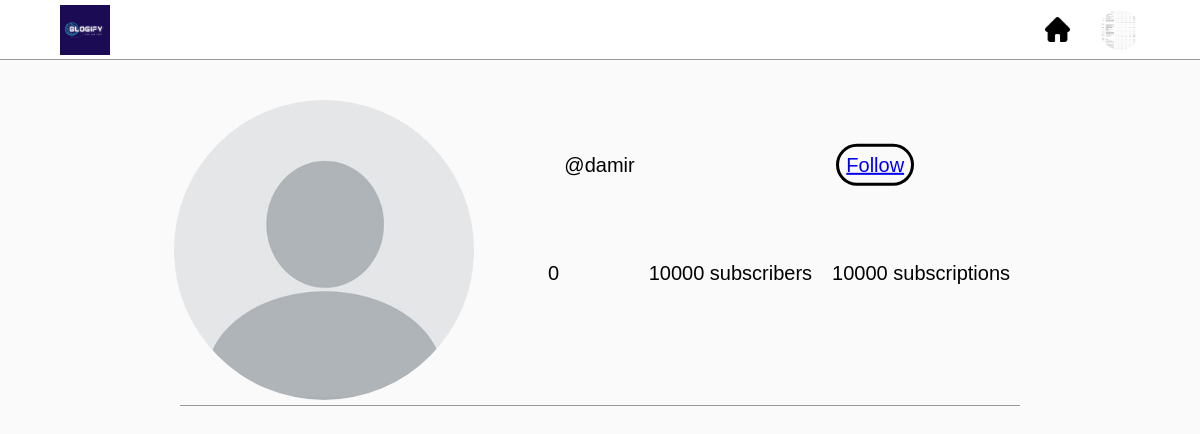
/profiles/damir/ (signed in), run on an earlier commit of the app's database.
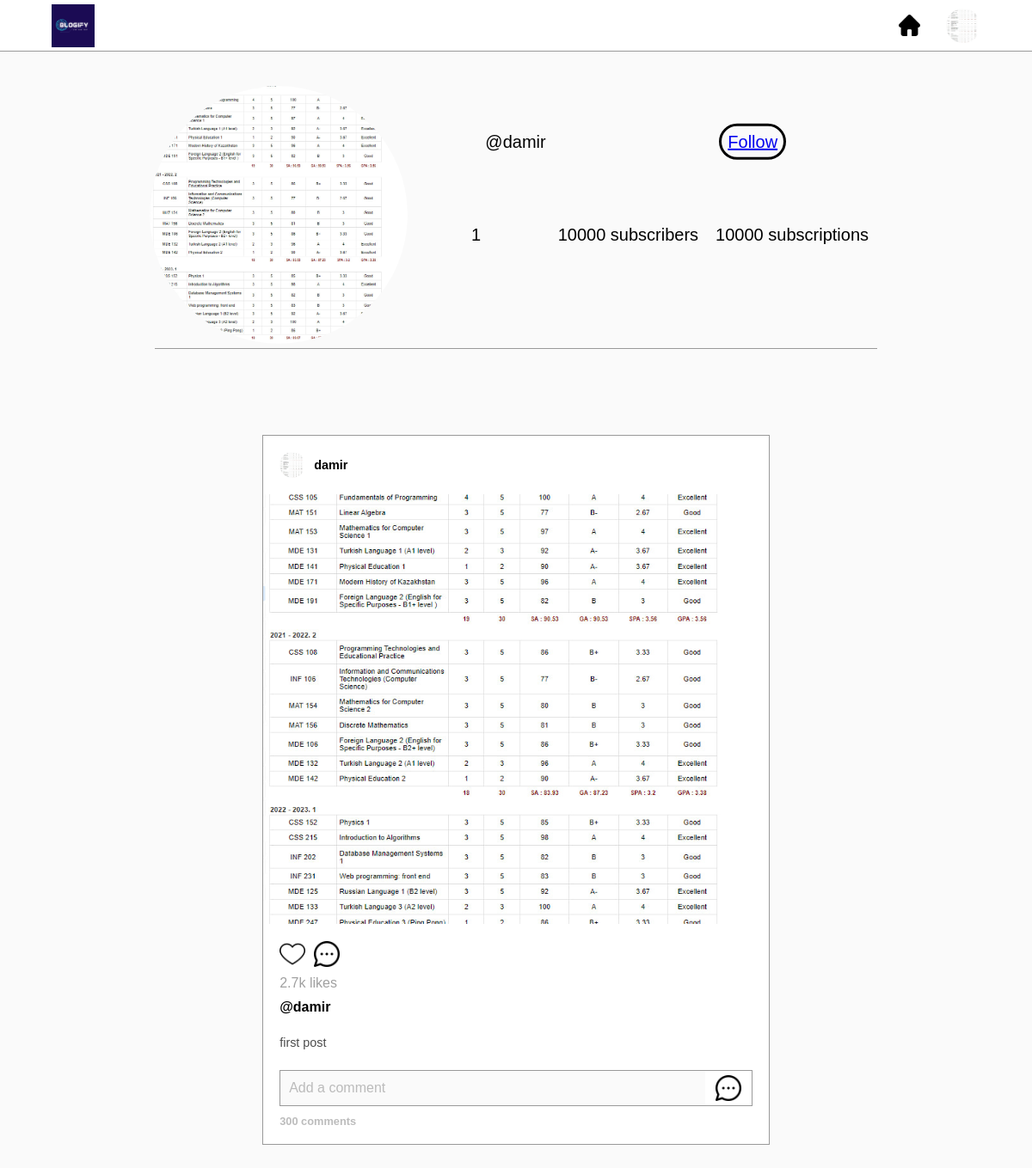
And on a later commit of the database.
### accounts/models.py (models this page shows, shortened)
class Profile(models.Model):
    user = models.OneToOneField(User, on_delete=models.CASCADE)
    status = models.CharField(null=True, max_length=100, default='', blank=True)
    img = models.ImageField(null=True, blank=True, upload_to='images/', default='images/def.jpg')

class Post(models.Model):
    text = models.TextField()
    date = models.DateTimeField(auto_now_add=True)
    creator = models.ForeignKey(User, on_delete=models.CASCADE)
    img = models.ImageField(null=True, blank=True, upload_to='images/')

### accounts/views.py (the view)
# urls.py: path('profiles/<str:username>/', user_profile, name='profile'),
def user_profile(request, username):
    print(f'USERNAME = {username}')
    exist = 0
    for u in User.objects.all():
        if u.username == username:
            exist = 1
            break
    if exist == 0:
        messages.info(request,
            f'There is not such profile with username = {username}. Instead you can create new profile with such username!')
        return redirect('register')
    print(f'METHOD = {request.method}')
    print(f'username = {username}')
    user = User.objects.get(username=username)
    profile = Profile.objects.get(user=user)
    posts = Post.objects.filter(creator=user)
    global_profile = Profile.objects.get(user=request.user)
    text = 'Follow'
    for f in Follow.objects.all():
        if f.followed == profile.user and f.follower == global_profile.user:
            text = 'Unfollow'
    content = {
        'posts': posts,
        'profile': profile,
        'publications': len(posts),
        'button_text': text,
        'ok': True,
        'global_profile': global_profile,
    }
    return render(request, 'user_profile.html', content)

### templates/user_profile.html (shortened to what this page needs)
{% extends 'main.html' %}
{% block brand %}
            <a href="{% url 'profile' username=global_profile.user.username %}" class="nav-links"><img src="{{ global_profile.img.url }}" class="nav-icon user-profile" alt=""></a>
{% endblock %}
{% block content %}
    {% load static %}
    <div class="grid-container">
  <div class="grid-img">
    {% if profile.img %}
              <img src="{{ profile.img.url }}" alt="">
            {% else %}
              <img src="{% static 'accounts/img/def.jpg' %}">
            {% endif %}
  </div>
  <div class="grid-user">
      @{{ profile.user.username }}
  </div>
  <div class="grid-btn">
      {% if profile.user == global_profile.user %}
        <a href="{% url 'edit_profile' username=global_profile.user.username %}">Edit</a>
        <img src="{% static 'accounts/img/pencil.png' %}">
          <a href="{% url 'logout' %}">Logout</a>
      {% else %}
          <a href="{% url 'following' username=global_profile.user.username idx=profile.user.id %}">{{ button_text }}</a>
      {% endif %}
  </div>
  <div class="grid-pub">
    {{ publications }}
  </div>
  <div class="grid-sub1">
    10000 subscribers
  </div>
  <div class="grid-sub2">
    10000 subscriptions
  </div>
  <div class="grid-name">
  </div>
</div>
<section class="main">
  <div class="post-container">
        {% for p in posts %}
                <div class="post">
      <div class="post-header">
        <img src="{{ profile.img.url }}" class="user-icon" alt="">
        <p class="username">{{ p.creator.username }}</p>
      </div>
      <div class="post-feed">
        <div class="post-img-container">
            {% if p.img %}
              <img src="{{ p.img.url }}" alt="">
            {% else %}
              <img src="{% static 'accounts/img/def.jpg' %}">
            {% endif %}
        </div>
      </div>
      <div class="post-detail">
        <div class="detail-intracables">
          <img src="{% static 'accounts/img/heart-nofill.png' %}" class="like-btn" alt="">
          <img src="{% static 'accounts/img/comment-nofill.png' %}" class="comment-btn" alt="">
        </div>
        <span class="likes">2.7k likes</span>
        <p class="username">@{{ profile.user.username }}</p>
        <p class="post-des">{{ p.text }}</p>
        <div class="comment-box">
          <input type="text" id="comment-input" placeholder="Add a comment">
          <button class="add-comment-btn"><img src="{% static 'accounts/img/comment-nofill.png' %}" alt=""></button>
        </div>
        <span class="comment-count">300 comments</span>
      </div>
    </div>
        {% endfor %}
  </div>
</section >
{% endblock %}

### templates/main.html (shortened to what this page needs)
<!DOCTYPE html>
<html lang="en">
<head>
    {% load static %}
    <link href="{% static 'accounts/css/main.css' %}" rel="stylesheet">
</head>
<body>
<nav class="navbar">
    <img src="{% static 'accounts/img/logo.jpg' %}" class="logo" alt="">
    <form class="search-box" method="GET" action="">
    </form>
    <div class="nav-links">
        <a href="{% url 'home' %}" class="nav-links"><img src="{% static 'accounts/img/home-fill.png' %}" class="nav-icon" alt=""></a>
        {% block brand %}{% endblock %}
    </div>
</nav>
{% block content %}
{% endblock %}
</body>
</html>

### static/accounts/css/main.css (style rules this page uses)
* { margin: 0; padding: 0; box-sizing: border-box; }
body { width: 100%; position: relative; font-family: 'poppins', sans-serif; background: #fafafa; }
.navbar { width: 100%; height: 60px; position: fixed; top: 0; left: 0; z-index: 9; background: #fff; border-bottom: 1px solid #999; padding: 10px 5vw; display: flex; align-items: center; justify-content: space-between; }
.logo { height: 50px; }
.search-box { width: 300px; height: 40px; display: flex; }
.nav-links { display: flex; align-items: center; gap: 30px; }
.nav-icon { width: 25px; height: 25px; cursor: pointer; }
.user-profile { width: 40px; height: 40px; border-radius: 50%; }
.main { width: 100%; position: relative; margin-top: 100px; display: flex; padding: 0 10px 100px; gap: 50px; justify-content: center; }
.post-container { width: 50%; }
.post { width: 100%; border: 1px solid #999; background: #fff; margin-bottom: 30px; }
.post-header { display: flex; align-items: center; padding: 1.2rem; gap: 10px; }
.post-header .user-icon { width: 30px; height: 30px; border-radius: 50%; }
.post-header .username { font-size: .9rem; font-weight: 600; text-decoration: none; }
.post-feed { width: 100%; height: 500px; position: relative; }
.post-img-container { width: 100%; height: 100%; display: flex; overflow: hidden; }
.post-img-container img { min-width: 100%; height: 100%; object-fit: cover; transition: .5s; }
.post-detail { padding: 1.2rem; }
.detail-intracables { display: flex; gap: 10px; }
.detail-intracables img { width: 30px; height: 30px; cursor: pointer; }
.likes { color: #a0a0a0; display: flex; margin: 10px 0; }
.post .username { font-weight: 600; }
.post-des { margin: 20px 0; font-size: .9rem; line-height: 1.5rem; opacity: 0.7; }
.comment-box { width: 100%; height: 42px; display: flex; border: 1px solid #999; }
#comment-input { width: 100%; height: 40px; background: #fafafa; border: none; padding: 10px; line-height: 40px; z-index: 2; font-size: 1rem; }
#comment-input::placeholder { color: #bbb; }
.add-comment-btn { display: flex; justify-content: center; align-items: center; width: 60px; height: 40px; cursor: pointer; border: none; outline: none; background: #fff; }
.add-comment-btn img { width: 30px; height: 30px; }
.comment-count { font-weight: 600; color: #a0a0a0; font-size: .8rem; display: flex; margin-top: 10px; opacity: 0.7; }
.grid-container { max-width: 70%; justify-content: center; text-align: center; margin:100px auto 0 auto; display: grid; grid-template-areas: 'img user user user btn btn btn' 'img pub pub sub1 sub1 sub2 sub2' 'img name name name name name name'; border-bottom: 1px solid #999; padding-bottom: 5px; }
.grid-container div { min-width: 150px; text-align: center; justify-content: center; vertical-align: middle; font-size: 20px; }
.grid-img { grid-area: img; text-align: center; align-items: center; display: flex; position: relative; }
.grid-img img { width: 300px; height: 300px; border-radius: 50%; }
.grid-user { grid-area: user; text-align: center; align-items: center; vertical-align: middle; transform: translateY(50%); }
.grid-btn { grid-area: btn; text-align: center; transform: translateY(50%); }
.grid-btn a { background: #fafafa; border-radius: 24px; font-size: 20px; padding: 7px; border-color: black; border-style: solid; }
.grid-pub { grid-area: pub; text-align: center; transform: translateY(50%); margin-left: 10px; margin-right: 10px; }
.grid-sub1 { grid-area: sub1; text-align: center; transform: translateY(50%); margin-left: 10px; margin-right: 10px; }
.grid-sub2 { grid-area: sub2; text-align: center; transform: translateY(50%); margin-left: 10px; margin-right: 10px; }
.grid-name { grid-area: name; text-align: center; transform: translateY(50%); }

What changed in the data, as far as the page shows it:
changed Profile "damir": img: picture added
added Post: img (picture), creator.username "damir", {{ profile.user.username }} "damir", text "first post"
Also different on the page:
{{ publications }}: "0" → "1"
